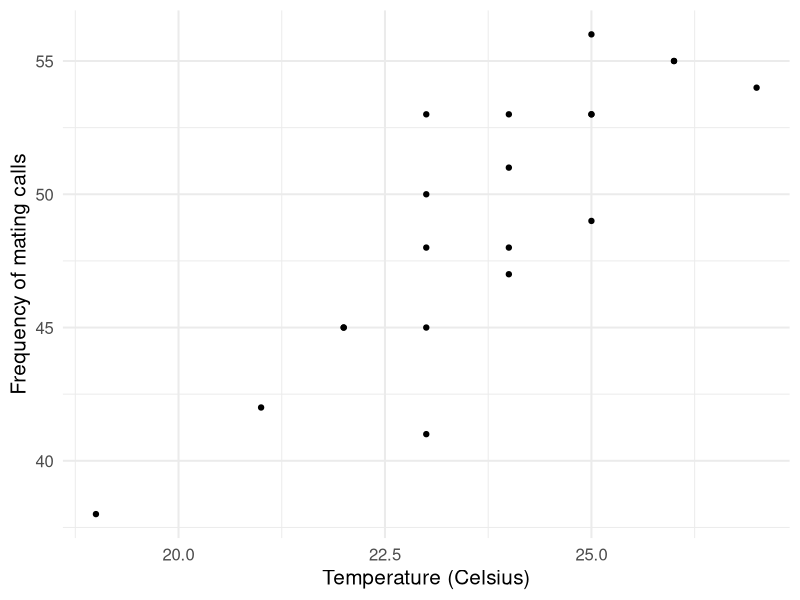
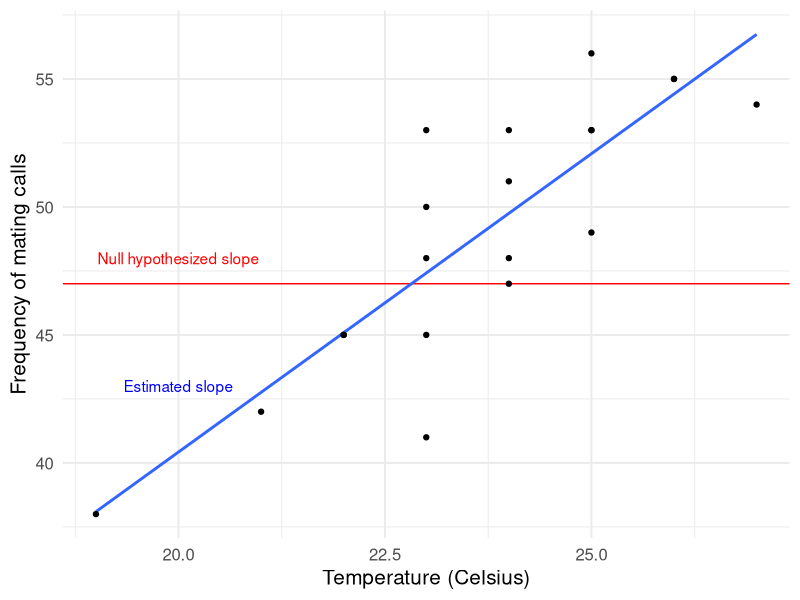
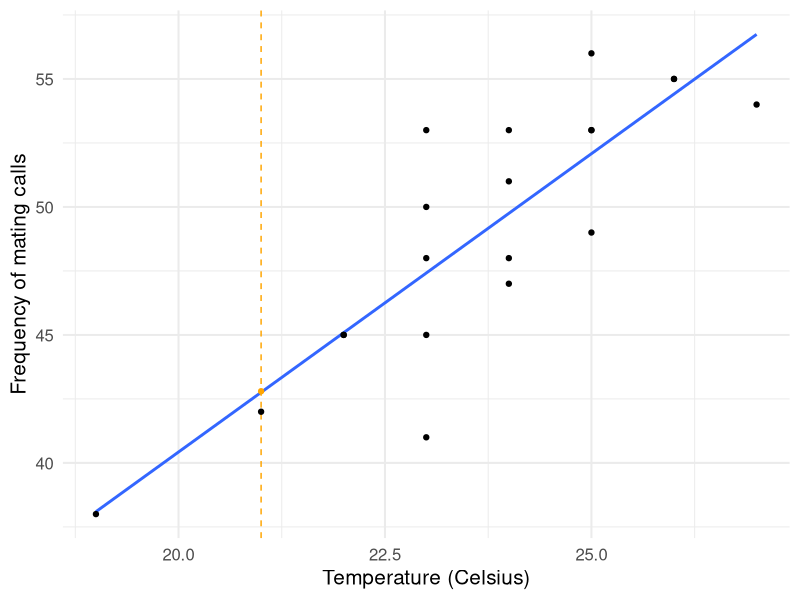
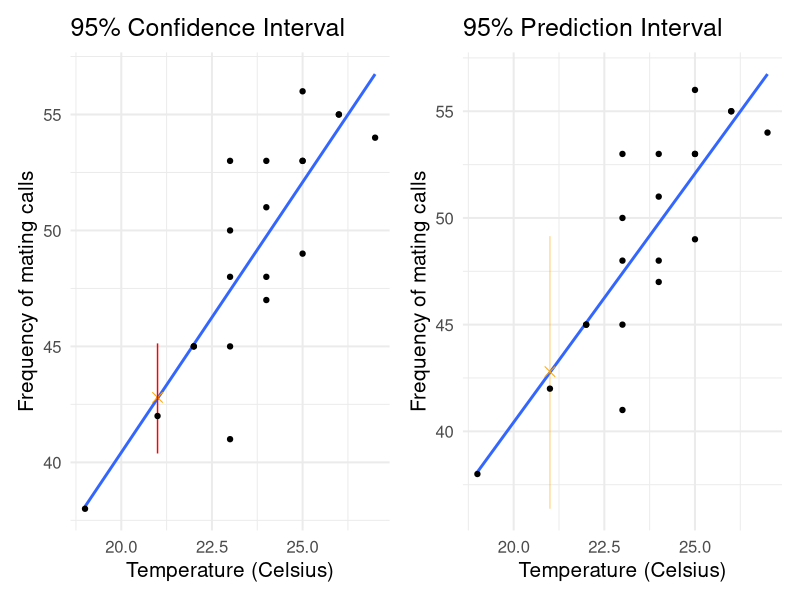

Here is the R script that generated these plots, in order:
## ---- chunk 1
library(ggplot2)
library(dplyr)
library(broom)
library(tidyr)
library(tibble)
## ---- chunk 2
frog_data <- tibble(id = 1:20,
       temp = c(19, 21, 22, 22, 23, 23, 23, 23, 23, 
                24, 24, 24, 24,
                25, 25, 25, 25, 26, 26, 27),
       freq = c(38, 42, 45, 45, 41, 45, 48, 50, 53, 51, 48, 53, 47,
                53, 49, 56, 53, 55, 55, 54))

ggplot(frog_data, aes(x = temp, y = freq)) +
  geom_point() +
  theme_minimal(base_size = 15) +
  labs(x = "Temperature (Celsius)", y = "Frequency of mating calls")
## ---- chunk 3
frog_lm <- lm(formula = freq ~ temp, data = frog_data)
tidy(frog_lm)
## ---- chunk 4
glance(frog_lm) 
## ---- chunk 5
frog_data_aug <- augment(frog_lm)
head(frog_data_aug)
## ---- chunk 6
glance(frog_lm) 
## ---- chunk 7
frog_data_aug %>% summarise(min_resid = min(.resid),
                            q25_resid = quantile(.resid, 0.25),
                            mean_resid = mean(.resid),
                            q75_resid = quantile(.resid, 0.75),
                            max_resid = max(.resid))
## ---- chunk 8
ggplot(frog_data, aes(x = temp, y = freq)) +
  theme_minimal(base_size = 15) +
  labs(x = "Temperature (Celsius)", y = "Frequency of mating calls") + 
  geom_hline(aes(yintercept = 47), col = "red") +
  annotate("text", x = 20, y = 48, label = "Null hypothesized slope", col = "red", check_overlap = T) +
  geom_smooth(method = "lm", se = F) +
  annotate("text", x = 20, y = 43, label = "Estimated slope", col = "blue", check_overlap = T) +
  geom_point()
## ---- chunk 9
tidy(frog_lm)
## ---- chunk 10
tidy(frog_lm)
## ---- chunk 11
pt(q = 6.7211302, df = 18, lower.tail = F)*2
## ---- chunk 12
tidy(frog_lm)
## ---- chunk 13
t_star <- qt(p = 0.975, df = 18)
t_star
## ---- chunk 14
confint(frog_lm, "temp")
## ---- chunk 15
ggplot(frog_data, aes(x = temp, y = freq)) +
  theme_minimal(base_size = 15) +
  labs(x = "Temperature (Celsius)", y = "Frequency of mating calls") + 
  geom_smooth(method = "lm", se = F) +
  geom_vline(aes(xintercept = 21), col = "orange", lty = 2)+
  annotate("point", x = 21, y = 42.8, col = "orange") +
  geom_point()
## ---- chunk 16
# specify the value of the explanatory variable for which you want the prediction:
newdata = data.frame(temp = 21) 

# use `predict()` to make prediction and confidence intervals
prediction_interval <- predict(frog_lm, newdata, interval = "predict")
prediction_interval

confidence_interval <- predict(frog_lm, newdata, interval = "confidence")
confidence_interval
## ---- chunk 17
plot_a <- ggplot(frog_data, aes(x = temp, y = freq)) +
  theme_minimal(base_size = 15) +
  labs(x = "Temperature (Celsius)", y = "Frequency of mating calls") + 
  geom_smooth(method = "lm", se = F) +
  annotate("point", x = 21, y = 42.8, col = "orange", size = 3, pch = 4) +
  annotate("segment", x = 21, xend = 21, y = 40.38472, yend = 45.12887, col = "red") + # confidence interval
  geom_point() + 
  labs(title = "95% Confidence Interval") 

plot_b <- ggplot(frog_data, aes(x = temp, y = freq)) +
  theme_minimal(base_size = 15) +
  labs(x = "Temperature (Celsius)", y = "Frequency of mating calls") + 
  geom_smooth(method = "lm", se = F) +
  annotate("point", x = 21, y = 42.8, col = "orange", size = 3, pch = 4) +
  annotate("segment", x = 21, xend = 21, y = 36.37187, yend = 49.1473, col = "orange", alpha = 0.4) + # prediction interval
  geom_point() + 
  labs(title = "95% Prediction Interval") 

library(patchwork)

plot_a + plot_b + plot_layout()
